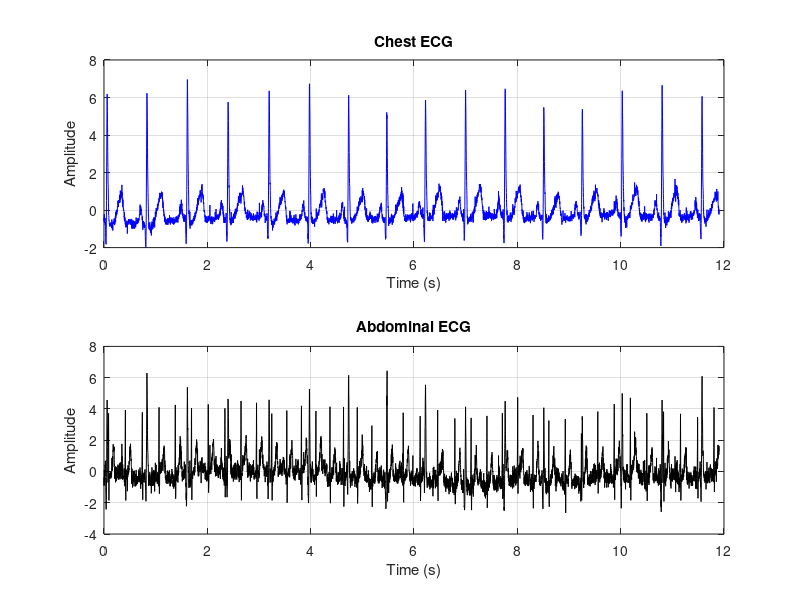
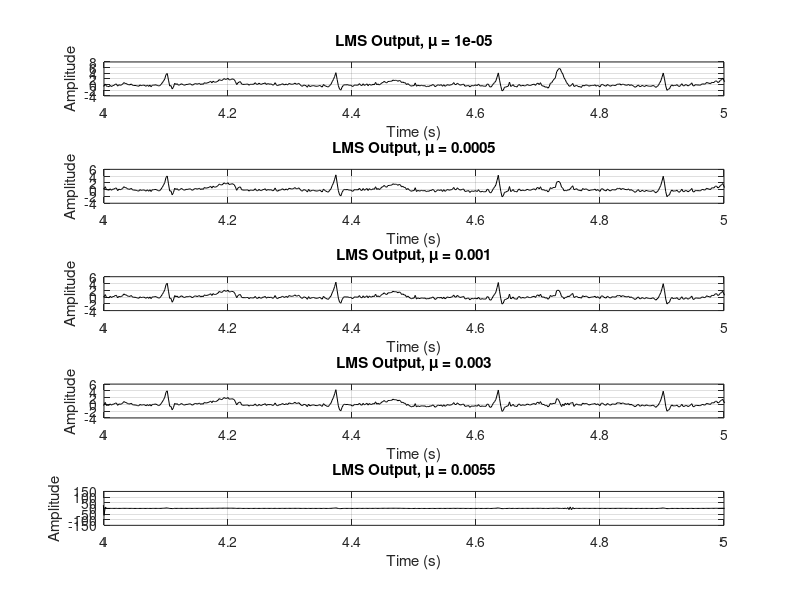
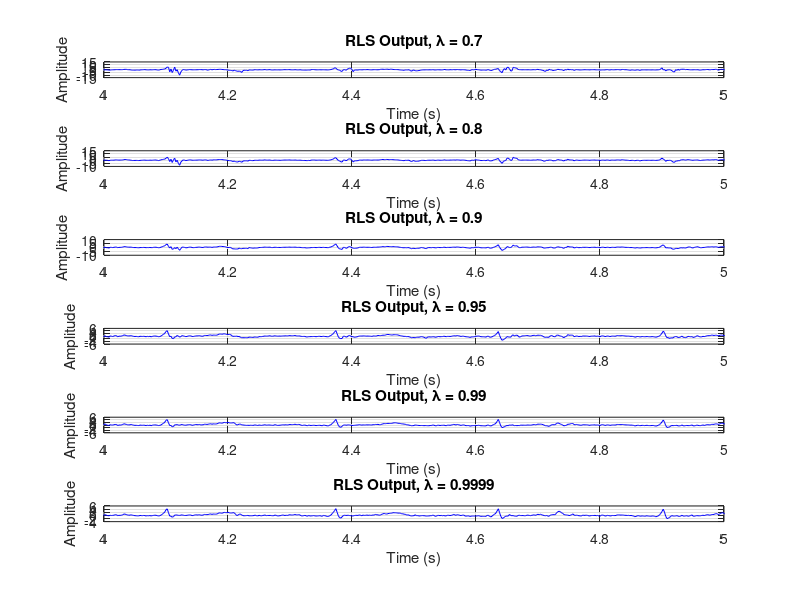
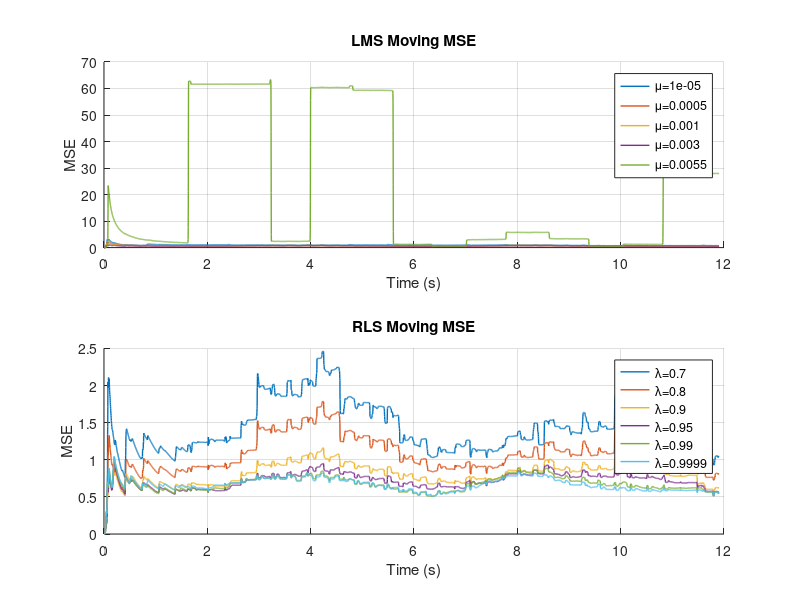

Write MATLAB code to recreate these figures, in order.
clc; clear; close all;

%% Load data
load('M_F_ECG.mat');   % must contain S_chest and S_abdominal
S_chest = S_chest(:);
S_abdominal = S_abdomen(:);

N = length(S_chest);
Fs = 500;
t = (0:N-1)/Fs;

%% Raw signal baseline removal (remove signal mean)
x_raw = S_chest - mean(S_chest);
d_raw = S_abdominal - mean(S_abdominal);

%% Optional standardization for adaptive filtering stability
x = x_raw / std(x_raw);
d = d_raw / std(d_raw);

%% Time domain Visualization

figure('Color','w','Name','Chest vs abdominal ECG');

subplot(2,1,1);
plot(t, x, 'b');
grid on;
title('Chest ECG');
xlabel('Time (s)');
ylabel('Amplitude');

subplot(2,1,2);
plot(t ,d, 'k');
grid on;
title('Abdominal ECG');
xlabel('Time (s)');
ylabel('Amplitude');


%% LMS adaptive filtering
M = 10;
mu_vals = [0.00001 0.0005 0.001 0.003 0.0055];
errWinSize =800;

lms_outputs = cell(length(mu_vals),1);
lms_mse = cell(length(mu_vals),1);

for k = 1:length(mu_vals)
    mu = mu_vals(k);
    w = zeros(M,1);
    y = zeros(N,1);
    e = zeros(N,1);
    mse = zeros(N,1);

    for n = M:N
        u = x(n:-1:n-M+1);
        y(n) = w' * u;
        e(n) = d(n) - y(n);
        w = w + 2*mu*e(n)*u;
        mse(n) = mean(e(max(1,n-errWinSize):n).^2);
    end

    lms_outputs{k} = e;
    lms_mse{k} = mse;
end

%% RLS adaptive filtering
M_rls = 10;
lambda_vals = [0.7 0.8 0.9 0.95 0.99 0.9999];
delta = 1;

rls_outputs = cell(length(lambda_vals),1);
rls_mse = cell(length(lambda_vals),1);

for k = 1:length(lambda_vals)
    lambda = lambda_vals(k);
    w = zeros(M_rls,1);
    P = (1/delta) * eye(M_rls);
    y = zeros(N,1);
    e = zeros(N,1);
    mse = zeros(N,1);

    for n = M_rls:N
        u = x(n:-1:n-M_rls+1);
        y(n) = w' * u;
        e(n) = d(n) - y(n);
        gain = (P*u) / (lambda + u'*P*u);
        w = w + gain * e(n);
        P = (P - gain*u'*P) / lambda;
        mse(n) = mean(e(max(1,n-errWinSize):n).^2);
    end

    rls_outputs{k} = e;
    rls_mse{k} = mse;
end

%% LMS outputs
Lshow = N;
figure('Color','w','Name','LMS Estimated Fetal ECG');
for k = 1:length(mu_vals)
    subplot(length(mu_vals),1,k);
    plot(t(1:Lshow), lms_outputs{k}(1:Lshow), 'k');
    grid on;
    title(['LMS Output, \mu = ' num2str(mu_vals(k))]);
    xlabel('Time (s)');
    ylabel('Amplitude');
    xlim([4 5])

end

%% RLS outputs
figure('Color','w','Name','RLS Estimated Fetal ECG');
for k = 1:length(lambda_vals)
    subplot(length(lambda_vals),1,k);
    plot(t(1:Lshow), rls_outputs{k}(1:Lshow), 'Color', [0 0 1]);
    grid on;
    title(['RLS Output, \lambda = ' num2str(lambda_vals(k))]);
    xlabel('Time (s)');
    ylabel('Amplitude');
    xlim([4 5])
end

%% Convergence curves
figure('Color','w','Name','Convergence Curves');

subplot(2,1,1);
hold on;
for k = 1:length(mu_vals)
    plot(t, lms_mse{k}, 'LineWidth', 1);
end
grid on;
title('LMS Moving MSE');
xlabel('Time (s)');
ylabel('MSE');
legend(arrayfun(@(v) ['\mu=' num2str(v)], mu_vals, 'UniformOutput', false));


subplot(2,1,2);
hold on;
for k = 1:length(lambda_vals)
    plot(t, rls_mse{k}, 'LineWidth', 1);
end
grid on;
title('RLS Moving MSE');
xlabel('Time (s)');
ylabel('MSE');
legend(arrayfun(@(v) ['\lambda=' num2str(v)], lambda_vals, 'UniformOutput', false));

%% Choose best LMS and best RLS automatically
final_lms_mse = zeros(length(mu_vals),1);
for k = 1:length(mu_vals)
    final_lms_mse(k) = mean(lms_outputs{k}.^2);
end
[~, best_lms_idx] = min(final_lms_mse);

final_rls_mse = zeros(length(lambda_vals),1);
for k = 1:length(lambda_vals)
    final_rls_mse(k) = mean(rls_outputs{k}.^2);
end
[~, best_rls_idx] = min(final_rls_mse);

best_lms_signal = lms_outputs{best_lms_idx};
best_rls_signal = rls_outputs{best_rls_idx};

%% Figure 1: Chest + Abdominal + Best LMS output
figure('Color','w','Name','Best LMS Result');

subplot(3,1,1);
plot(t, x, 'b', 'LineWidth', 1);
grid on;
title('Chest ECG', 'FontSize', 11, 'FontWeight', 'bold');
ylabel('Amplitude');
xlim([5 8])

subplot(3,1,2);
plot(t, d, 'k', 'LineWidth', 1);
grid on;
title('Abdominal ECG', 'FontSize', 11, 'FontWeight', 'bold');
ylabel('Amplitude');
xlim([5 8])

subplot(3,1,3);
plot(t, best_lms_signal, 'r', 'LineWidth', 1);
grid on;
title(sprintf('Denoised Signal using Best LMS (\\mu = %.4f)', mu_vals(best_lms_idx)), ...
      'FontSize', 11, 'FontWeight', 'bold');
xlabel('Time (s)');
ylabel('Amplitude');
xlim([5 8])

%% Figure 2: Chest + Abdominal + Best RLS output
figure('Color','w','Name','Best RLS Result');

subplot(3,1,1);
plot(t, x, 'b', 'LineWidth', 1);
grid on;
title('Chest ECG', 'FontSize', 11, 'FontWeight', 'bold');
ylabel('Amplitude');
xlim([5 8])

subplot(3,1,2);
plot(t, d, 'k', 'LineWidth', 1);
grid on;
title('Abdominal ECG', 'FontSize', 11, 'FontWeight', 'bold');
ylabel('Amplitude');
xlim([5 8])

subplot(3,1,3);
plot(t, best_rls_signal, 'Color', [0 0.5 0], 'LineWidth', 1);
grid on;
title(sprintf('Denoised Signal using Best RLS (\\lambda = %.4f)', lambda_vals(best_rls_idx)), ...
      'FontSize', 11, 'FontWeight', 'bold');
xlabel('Time (s)');
ylabel('Amplitude');
xlim([5 8])
